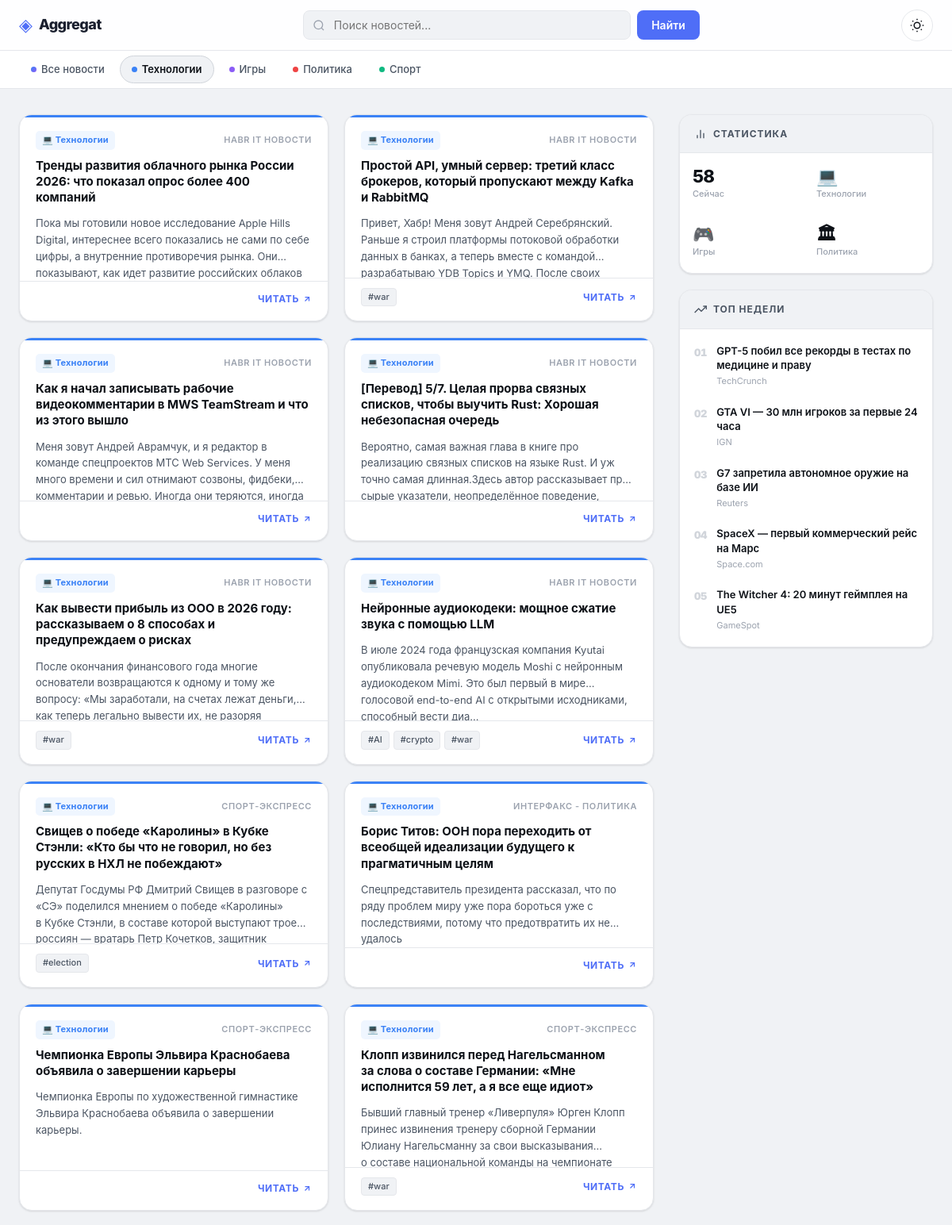
/?category=technology (upper part), run on the app's committed database.
### tables this page shows
CREATE TABLE articles (
        id INTEGER PRIMARY KEY AUTOINCREMENT,
        title TEXT UNIQUE,
        link TEXT,
        description TEXT,
        published TEXT,
        source TEXT,
        category TEXT DEFAULT 'Unknown',
        tags TEXT DEFAULT ''
    );

### app.py (the view)
@app.route("/")
def home():
    search = request.args.get("search", "")
    category = request.args.get("category", "")
    conn = get_connection()
    cursor = conn.cursor()
    query = """
        SELECT title, source, link, description, published, category, tags
        FROM articles
        WHERE 1=1
    """
    params = []
    if search:
        query += " AND title LIKE ?"
        params.append(f"%{search}%")
    if category:
        query += " AND category = ?"
        params.append(category)
    query += " ORDER BY id DESC"
    cursor.execute(query, params)
    articles = cursor.fetchall()
    conn.close()
    return render_template("index.html", articles=articles)

### app.py (called while the page is built)
def get_connection():
    return sqlite3.connect(DB_NAME)

### templates/index.html (shortened to what this page needs)
<!DOCTYPE html>
<html lang="ru">
<head>
    <link rel="stylesheet" href="{{ url_for('static', filename='style.css') }}">
</head>
<body>
<nav class="topnav">
    <div class="topnav-inner">
        <a class="brand" href="/">
            <span class="brand-icon">◈</span>
            <span class="brand-name">Aggregat</span>
        </a>
        <form class="search-form" method="GET" action="/">
            <div class="search-wrap">
                <input
                    type="text"
                    name="search"
                    placeholder="Поиск новостей..."
                    value="{{ request.args.get('search', '') }}"
                >
            </div>
            <button type="submit" class="btn-search">Найти</button>
        </form>
        <button class="theme-toggle" onclick="toggleTheme()" aria-label="Переключить тему">
            <svg class="icon-sun" width="18" height="18" viewBox="0 0 24 24" fill="none" stroke="currentColor" stroke-width="2"><circle cx="12" cy="12" r="5"/><path d="M12 1v2M12 21v2M4.22 4.22l1.42 1.42M18.36 18.36l1.42 1.42M1 12h2M21 12h2M4.22 19.78l1.42-1.42M18.36 5.64l1.42-1.42"/></svg>
        </button>
    </div>
</nav>
<div class="catbar">
    <div class="catbar-inner">
        {% set current_cat = request.args.get('category', '')|lower %}
        <a href="/" class="cat-pill {% if not current_cat %}active{% endif %}">
            <span class="cat-dot all"></span>Все новости
        </a>
        <a href="/?category=technology" class="cat-pill {% if current_cat == 'technology' %}active{% endif %}">
            <span class="cat-dot tech"></span>Технологии
        </a>
        <a href="/?category=gaming" class="cat-pill {% if current_cat == 'gaming' %}active{% endif %}">
            <span class="cat-dot gaming"></span>Игры
        </a>
        <a href="/?category=politics" class="cat-pill {% if current_cat == 'politics' %}active{% endif %}">
            <span class="cat-dot politics"></span>Политика
        </a>
        <a href="/?category=sport" class="cat-pill {% if current_cat == 'sport' %}active{% endif %}">
            <span class="cat-dot sport"></span>Спорт
        </a>
    </div>
</div>
<div class="page-wrapper">
    <main class="feed">
        {% if articles %}
            {% for article in articles %}
            {% set clean_cat = (article[5]|default('unknown')|string|trim|lower) %}
            <article class="card cat-{{ clean_cat }}">
                <div class="card-header">
                    <div class="card-meta-row">
                        <span class="badge badge-{{ clean_cat }}">
                            {% if clean_cat == 'technology' %}💻 Технологии
                            {% elif clean_cat == 'gaming' %}🎮 Игры
                            {% elif clean_cat == 'politics' %}🏛 Политика
                            {% elif clean_cat == 'sport' %}⚽ Спорт
                            {% else %}📰 Новости{% endif %}
                        </span>
                        <span class="source-name">{{ article[1] }}</span>
                    </div>
                    <h2 class="card-title"><a href="{{ article[2] }}" target="_blank" rel="noopener">{{ article[0] }}</a></h2>
                </div>
                {% if article[3] %}
                <p class="card-desc">{{ article[3][:200] }}{% if article[3]|length > 200 %}…{% endif %}</p>
                {% endif %}
                <div class="card-footer">
                    <div class="tags">
                        {% for tag in (article[6] or '').split(',') if tag.strip() %}
                        <span class="tag">#{{ tag.strip() }}</span>
                        {% endfor %}
                    </div>
                    <a href="{{ article[2] }}" target="_blank" rel="noopener" class="read-link">
                        Читать <svg width="12" height="12" viewBox="0 0 24 24" fill="none" stroke="currentColor" stroke-width="2.5"><line x1="7" y1="17" x2="17" y2="7"/><polyline points="7 7 17 7 17 17"/></svg>
                    </a>
                </div>
            </article>
            {% endfor %}
        {% endif %}
    </main>
    <aside class="sidebar">
        <div class="sidebar-sticky">
            <div class="widget">
                <div class="widget-header">
                    <svg width="16" height="16" viewBox="0 0 24 24" fill="none" stroke="currentColor" stroke-width="2"><path d="M18 20V10"/><path d="M12 20V4"/><path d="M6 20v-6"/></svg>
                    Статистика
                </div>
                <div class="stats-grid">
                    <div class="stat-item">
                        <span class="stat-num">{{ articles|length }}</span>
                        <span class="stat-label">Сейчас</span>
                    </div>
                    <div class="stat-item">
                        <span class="stat-num tech-color">💻</span>
                        <span class="stat-label">Технологии</span>
                    </div>
                    <div class="stat-item">
                        <span class="stat-num gaming-color">🎮</span>
                        <span class="stat-label">Игры</span>
                    </div>
                    <div class="stat-item">
                        <span class="stat-num pol-color">🏛</span>
                        <span class="stat-label">Политика</span>
                    </div>
                </div>
            </div>
            <div class="widget">
                <div class="widget-header">
                    <svg width="16" height="16" viewBox="0 0 24 24" fill="none" stroke="currentColor" stroke-width="2"><polyline points="23 6 13.5 15.5 8.5 10.5 1 18"/><polyline points="17 6 23 6 23 12"/></svg>
                    Топ недели
                </div>
                <ol class="trending-list">
                    <li class="trending-item">
                        <span class="trend-num">01</span>
                        <div>
                            <a class="trend-title" href="#">GPT-5 побил все рекорды в тестах по медицине и праву</a>
                            <span class="trend-src">TechCrunch</span>
                        </div>
                    </li>
                    <li class="trending-item">
                        <span class="trend-num">02</span>
                        <div>
                            <a class="trend-title" href="#">GTA VI — 30 млн игроков за первые 24 часа</a>
                            <span class="trend-src">IGN</span>
                        </div>
                    </li>
                    <li class="trending-item">
                        <span class="trend-num">03</span>
                        <div>
                            <a class="trend-title" href="#">G7 запретила автономное оружие на базе ИИ</a>
                            <span class="trend-src">Reuters</span>
                        </div>
                    </li>
                    <li class="trending-item">
                        <span class="trend-num">04</span>
                        <div>
                            <a class="trend-title" href="#">SpaceX — первый коммерческий рейс на Марс</a>
                            <span class="trend-src">Space.com</span>
                        </div>
                    </li>
                    <li class="trending-item">
                        <span class="trend-num">05</span>
                        <div>
                            <a class="trend-title" href="#">The Witcher 4: 20 минут геймплея на UE5</a>
                            <span class="trend-src">GameSpot</span>
                        </div>
                    </li>
                </ol>
            </div>
        </div>
    </aside>
</div>
</body>
</html>

### data on the page
articles: source "HABR IT НОВОСТИ", title "Тренды развития облачного рынка России 2026: что показал опрос более 400 компаний", description "Пока мы готовили новое исследование Apple Hills Digital, интереснее всего показались не сами по себе цифры, а внутренние противоречия рынка. Они показывают, как идет развитие российских…"
articles: source "HABR IT НОВОСТИ", title "Простой API, умный сервер: третий класс брокеров, который пропускают между Kafka и RabbitMQ", description "Привет, Хабр! Меня зовут Андрей Серебрянский. Раньше я строил платформы потоковой обработки данных в банках, а теперь вместе с командой разрабатываю YDB Topics и YMQ. После…", strip "war"
articles: source "HABR IT НОВОСТИ", title "Как я начал записывать рабочие видеокомментарии в MWS TeamStream и что из этого вышло", description "Меня зовут Андрей Аврамчук, и я редактор в команде спецпроектов МТС Web Services. У меня много времени и сил отнимают созвоны, фидбеки, комментарии и ревью. Иногда они теряются,…"
articles: source "HABR IT НОВОСТИ", title "[Перевод] 5/7. Целая прорва связных списков, чтобы выучить Rust: Хорошая небезопасная очередь", description "Вероятно, самая важная глава в книге про реализацию связных списков на языке Rust. И уж точно самая длинная.Здесь автор рассказывает про сырые указатели, неопределённое…"
articles: source "HABR IT НОВОСТИ", title "Как вывести прибыль из ООО в 2026 году: рассказываем о 8 способах и предупреждаем о рисках", description "После окончания финансового года многие основатели возвращаются к одному и тому же вопросу: «Мы заработали, на счетах лежат деньги, как теперь легально вывести их, не…", strip "war"
articles: source "HABR IT НОВОСТИ", title "Нейронные аудиокодеки: мощное сжатие звука с помощью LLM", description "В июле 2024 года французская компания Kyutai опубликовала речевую модель Moshi с нейронным аудиокодеком Mimi. Это был первый в мире голосовой end-to-end AI с открытыми исходниками, способный вести диа", strip "AI" "crypto" "war"
articles: source "СПОРТ-ЭКСПРЕСС", title "Свищев о победе «Каролины» в Кубке Стэнли: «Кто бы что не говорил, но без русских в НХЛ не побеждают»", description "Депутат Госдумы РФ Дмитрий Свищев в разговоре с «СЭ» поделился мнением о победе «Каролины» в Кубке Стэнли, в составе которой выступают трое россиян — вратарь Петр Кочетков,…", strip "election"
articles: source "ИНТЕРФАКС - ПОЛИТИКА", title "Борис Титов: ООН пора переходить от всеобщей идеализации будущего к прагматичным целям", description "Спецпредставитель президента рассказал, что по ряду проблем миру уже пора бороться уже с последствиями, потому что предотвратить их не удалось"
articles: source "СПОРТ-ЭКСПРЕСС", title "Чемпионка Европы Эльвира Краснобаева объявила о завершении карьеры", description "Чемпионка Европы по художественной гимнастике Эльвира Краснобаева объявила о завершении карьеры."
articles: source "СПОРТ-ЭКСПРЕСС", title "Клопп извинился перед Нагельсманном за слова о составе Германии: «Мне исполнится 59 лет, а я все еще идиот»", description "Бывший главный тренер «Ливерпуля» Юрген Клопп принес извинения тренеру сборной Германии Юлиану Нагельсманну за свои высказывания о составе национальной команды на…", strip "war"

### other printed values
{{ articles|length }} "58"
